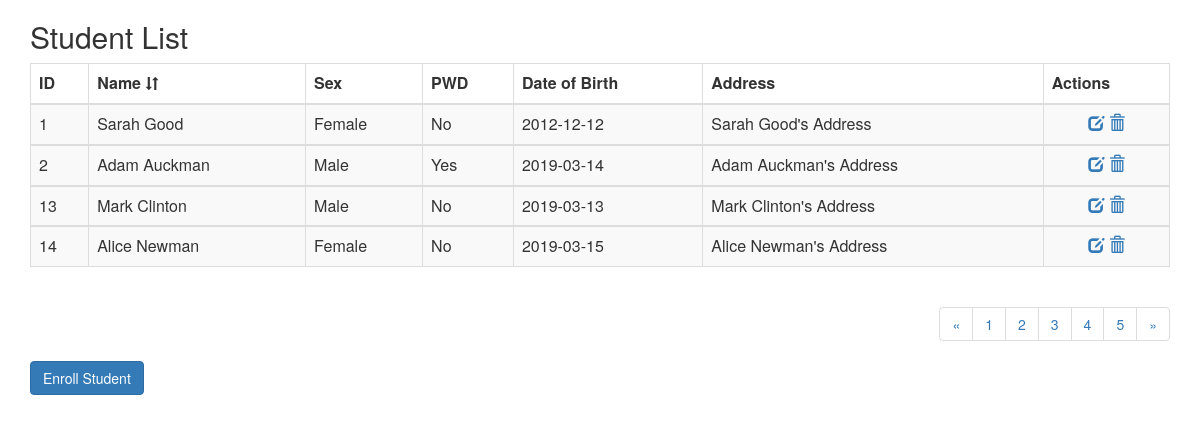
The page /ListStudents.php (signed in) on the database its author committed.
### tables this page shows
CREATE TABLE `student_profile` (
  `student_id` int(11) NOT NULL,
  `name` varchar(70) NOT NULL,
  `sex` varchar(6) NOT NULL,
  `PWD` varchar(3) NOT NULL,
  `date_of_birth` date NOT NULL,
  `address` varchar(100) NOT NULL
);

### ListStudents.php (the view, shortened to what this page needs)
<?php include('session.php'); ?>
<html>
	<head>
			<link rel="stylesheet" href="https://maxcdn.bootstrapcdn.com/bootstrap/3.4.0/css/bootstrap.min.css">
			<link rel="stylesheet" href="css/custom.css"
	</head>
	<body>
		<div class="container containerBG">
	        <div class="table-wrapper">
	            <div class="table-title">
	                <div class="row">
	                    <div class="col-sm-9"><h2>Student List</h2></div>
	                </div>
	            </div>
	            <table class="table table-striped table-hover table-bordered">
	                <thead>
	                    <tr>
	                        <th> ID            </th>
	                        <th> Name          <span class="glyphicon glyphicon-sort" style="font-size: 13px"></span></th>
	                        <th> Sex           </th>
	                        <th> PWD           </th>
	                        <th> Date of Birth </th>
	                        <th> Address 	   </th>
	                        <th> Actions 	   </th>
	                    </tr>
	                </thead>
	                <tbody>
                	<?php
	                	$query = 'SELECT student_ID,
            					 name,
            					 sex,
            					 PWD,
            					 date_of_birth,
            					 address
                                 FROM student_profile';
                        $result = mysqli_query($db, $query)
                        or die ('query error');
                        if(mysqli_num_rows ($result)>0){
                            while($row = mysqli_fetch_row($result)){
                                echo"<tbody><tr>
	                                    <td>$row[0]</td>
	                                    <td>$row[1]</td>
	                                    <td>$row[2]</td>
	                                    <td>$row[3]</td>
										<td>$row[4]</td>
										<td>$row[5]</td>";
						?>
		                    <td align="center">
								<a href="#" title="Edit" type="Submit" name = "ID"
								   value="<?php echo"$row[0]";?>" data-toggle="modal" data-target="#editStudent-<?php echo $row[0];?>">
									<span class="glyphicon glyphicon-edit"></span>
								</a>
		                        <a href='deleteStudent.php?id="<?php echo"$row[0]";?>"' title="Delete" data-toggle="tooltip" onClick="return confirm('Delete This Entry	?')">
		                        	<span class="glyphicon glyphicon-trash"></span>
		                        </a>
		                    </td>
					<?php
		                    }
		                }
                    ?>
	                    </tr>
	                </tbody>
	            </table>
	            <div align="right">
					<ul class="pagination">
						<li class="page-item">
							<a class="page-link" href="#" aria-label="Previous">
								<span aria-hidden="true">&laquo;</span>
							</a>
					    </li>
						<li><a href="#">1</a></li>
						<li><a href="#">2</a></li>
						<li><a href="#">3</a></li>
						<li><a href="#">4</a></li>
						<li><a href="#">5</a></li>
						<li class="page-item">
							<a class="page-link" href="#" aria-label="Next">
								<span aria-hidden="true">&raquo;</span>
							</a>
						</li>
					</ul>
				</div>
            	<button type="button" class="btn btn-primary" data-toggle="modal" data-target="#newStudentPopup">Enroll Student</button>
	        </div>
		</div>
	</body>
</html>

### rows shown on the page
student_profile: student_id "1", name "Sarah Good", sex "Female", PWD "No", date_of_birth "2012-12-12", address "Sarah Good's Address"
student_profile: student_id "2", name "Adam Auckman", sex "Male", PWD "Yes", date_of_birth "2019-03-14", address "Adam Auckman's Address"
student_profile: student_id "13", name "Mark Clinton", sex "Male", PWD "No", date_of_birth "2019-03-13", address "Mark Clinton's Address"
student_profile: student_id "14", name "Alice Newman", sex "Female", PWD "No", date_of_birth "2019-03-15", address "Alice Newman's Address"
